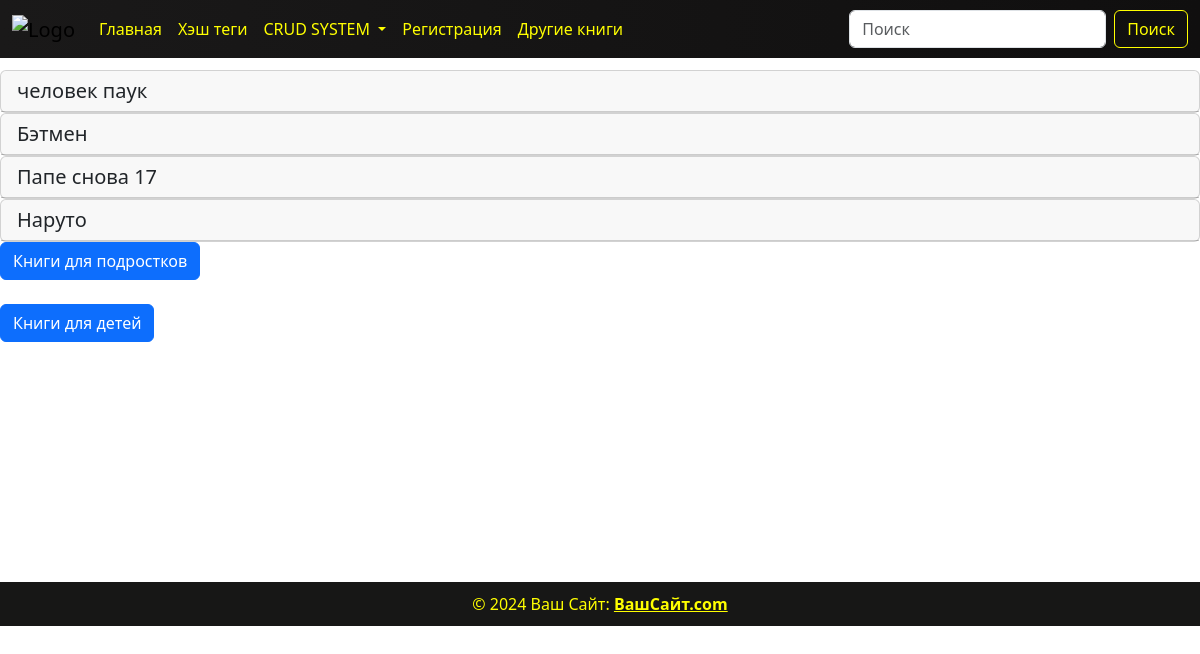
Page /all_tags_films/ on the committed database.
### tags/models.py (models this page shows, shortened)
class Product(models.Model):
    title = models.CharField(max_length=50)
    tags = models.ManyToManyField(Tag)

### tags/views.py (the view)
# urls.py: path('all_tags_films/', views.AllCategoryBooksView.as_view(), name='all'),
class AllCategoryBooksView(generic.ListView):
    template_name = 'tags/all_category_book.html'
    context_object_name = 'query'
    model = models.Product
    def get_queryset(self, *args, **kwargs):
        return self.model.objects.all()

### templates/tags/all_category_book.html (shortened to what this page needs)
{% load static %}
<!DOCTYPE html>
<html lang="en">
<head>
   <link href="https://cdn.jsdelivr.net/npm/bootstrap@5.3.3/dist/css/bootstrap.min.css" rel="stylesheet"
>
    <link rel="stylesheet" href="{% static 'css/show.css' %}">
</head>
<body>
{% include 'components/header.html' %}
{% for i in query %}
<div class="card">
  <h5 class="card-header">{{ i.title }}</h5>
</div>
{% endfor %}
<a href="{% url 'teen' %}">
    <button type="button" class="btn btn-primary">Книги для подростков</button>
</a>
<br>
<a href="{% url 'kids' %}">
<button type="button" class="btn btn-primary">Книги для детей</button>
</a>
<br><br><br><br><br><br><br><br><br><br>
{% include 'components/footer.html' %}
</body>
</html>

### static/css/show.css (style rules this page uses)
body { display: flex; flex-direction: column; min-height: 100vh; padding-top: 70px; background: url("https://i.pinimg.com/736x/e3/7d/a9/e37da92d1e32051af32a81a8950733f3.jpg"); background-repeat: no-repeat; background-size: cover; background-position: center; }
.card { height: 200px; }
.card { height: auto; }

### rows in the picture
Product: title "человек паук"
Product: title "Бэтмен"
Product: title "Папе снова 17"
Product: title "Наруто"
